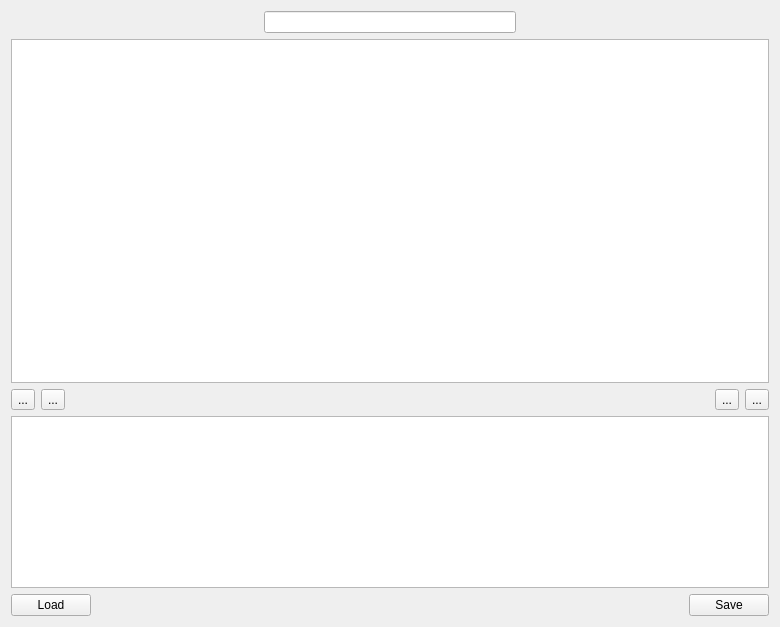
<?xml version="1.0" encoding="UTF-8"?>
<ui version="4.0">
 <class>Form</class>
 <widget class="QWidget" name="Form">
  <property name="geometry">
   <rect>
    <x>0</x>
    <y>0</y>
    <width>780</width>
    <height>627</height>
   </rect>
  </property>
  <property name="windowTitle">
   <string>Form</string>
  </property>
  <layout class="QVBoxLayout" name="verticalLayout" stretch="0,10,0,5,0">
   <item>
    <layout class="QHBoxLayout" name="horizontalLayout">
     <item>
      <spacer name="horizontalSpacer_3">
       <property name="orientation">
        <enum>Qt::Horizontal</enum>
       </property>
       <property name="sizeHint" stdset="0">
        <size>
         <width>40</width>
         <height>20</height>
        </size>
       </property>
      </spacer>
     </item>
     <item>
      <widget class="QLineEdit" name="activityName">
       <property name="toolTip">
        <string>Identifier for the activity configuration</string>
       </property>
      </widget>
     </item>
     <item>
      <spacer name="horizontalSpacer_4">
       <property name="orientation">
        <enum>Qt::Horizontal</enum>
       </property>
       <property name="sizeHint" stdset="0">
        <size>
         <width>40</width>
         <height>20</height>
        </size>
       </property>
      </spacer>
     </item>
    </layout>
   </item>
   <item>
    <widget class="GraphicsLayoutWidget" name="selectElectrodesPlot"/>
   </item>
   <item>
    <layout class="QHBoxLayout" name="horizontalLayout_5">
     <item>
      <widget class="QToolButton" name="moveUpButton">
       <property name="text">
        <string>...</string>
       </property>
      </widget>
     </item>
     <item>
      <widget class="QToolButton" name="moveDownButton">
       <property name="text">
        <string>...</string>
       </property>
      </widget>
     </item>
     <item>
      <spacer name="horizontalSpacer_5">
       <property name="orientation">
        <enum>Qt::Horizontal</enum>
       </property>
       <property name="sizeHint" stdset="0">
        <size>
         <width>40</width>
         <height>20</height>
        </size>
       </property>
      </spacer>
     </item>
     <item>
      <widget class="QToolButton" name="addActivity">
       <property name="toolTip">
        <string>Add radiation source</string>
       </property>
       <property name="text">
        <string>...</string>
       </property>
      </widget>
     </item>
     <item>
      <widget class="QToolButton" name="deleteActivity">
       <property name="toolTip">
        <string>Remove radiation source</string>
       </property>
       <property name="text">
        <string>...</string>
       </property>
      </widget>
     </item>
    </layout>
   </item>
   <item>
    <widget class="QTableWidget" name="activityTable"/>
   </item>
   <item>
    <layout class="QHBoxLayout" name="horizontalLayout_2">
     <item>
      <widget class="QPushButton" name="loadActivity">
       <property name="text">
        <string>Load</string>
       </property>
      </widget>
     </item>
     <item>
      <spacer name="horizontalSpacer">
       <property name="orientation">
        <enum>Qt::Horizontal</enum>
       </property>
       <property name="sizeHint" stdset="0">
        <size>
         <width>40</width>
         <height>20</height>
        </size>
       </property>
      </spacer>
     </item>
     <item>
      <widget class="QPushButton" name="saveActivityButton">
       <property name="text">
        <string>Save</string>
       </property>
      </widget>
     </item>
    </layout>
   </item>
  </layout>
 </widget>
 <customwidgets>
  <customwidget>
   <class>GraphicsLayoutWidget</class>
   <extends>QGraphicsView</extends>
   <header>pyqtgraph</header>
  </customwidget>
 </customwidgets>
 <tabstops>
  <tabstop>saveActivityButton</tabstop>
  <tabstop>selectElectrodesPlot</tabstop>
 </tabstops>
 <resources/>
 <connections/>
</ui>
